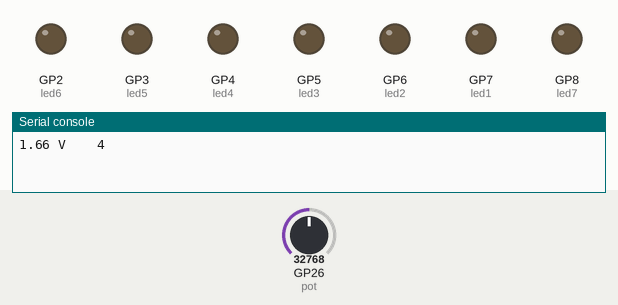
A program run on a simulated Raspberry Pi Pico running MicroPython. Shown: output pins drawn as LEDs (lit = HIGH), the last lines printed to the serial console. Dashed ring = blinking. The test bench sets the inputs (shaded band); at power-on: GP26 (pot) = 32768 (analog values on the 0–65535 scale).

Above: at 1.2 s.
1.3 s: GP26 (pot) set to 39008
At 2.02 s:
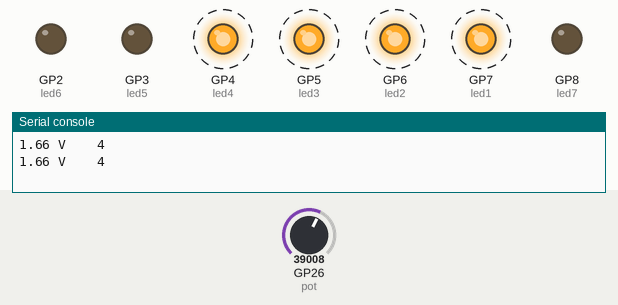
4.8 s: GP26 (pot) set to 40096
At 5.65 s:
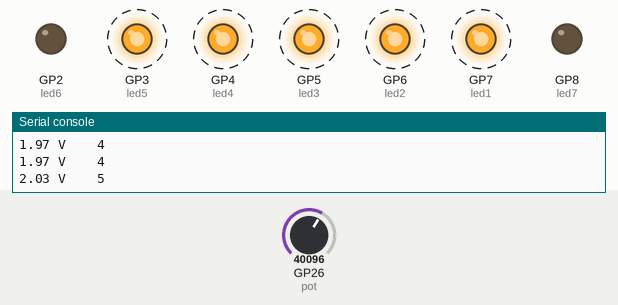
9.3 s: GP26 (pot) set to 48592
12.8 s: GP26 (pot) set to 50112
At 14.43 s:
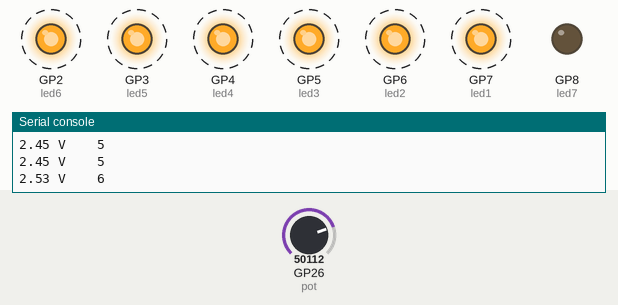
17.3 s: GP26 (pot) set to 58288
20.8 s: GP26 (pot) set to 60032
At 23.61 s:
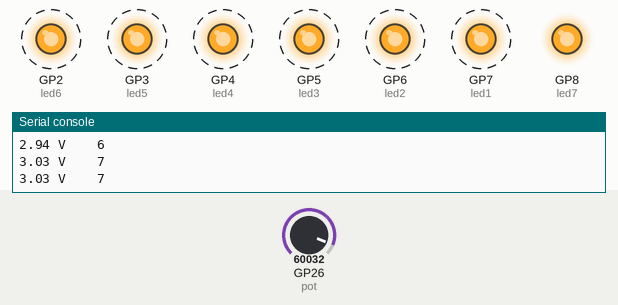
Timing chart, 0 to 25.3 s (numbered marks = the images above; inputs shaded):
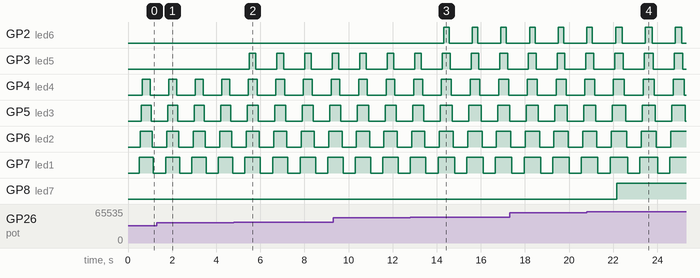

The program:

Pot_driven_level_led_strip.py
```python
from machine import Pin
from utime import sleep

led7 = machine.Pin((8), Pin.OUT)
led6 = machine.Pin((2), Pin.OUT)
led5 = machine.Pin((3), Pin.OUT)
led4 = machine.Pin((4), Pin.OUT)
led3 = machine.Pin((5), Pin.OUT)
led2 = machine.Pin((6), Pin.OUT)
led1 = machine.Pin((7), Pin.OUT)

pot = machine.ADC(26)

conversion_factor = 3.3 / 65335


delay = 0.2
small_delay = 0.05

leds = [led1, led2, led3, led4, led5, led6, led7]

while True:
    voltage = pot.read_u16() * conversion_factor
    display = int((voltage * 2) +  1)
    print(round(voltage,2),"V","\t",display)
    sleep(0.5)
    for i in range (0, display):
        leds[i].value(1)
        sleep(small_delay)
    sleep(delay)
    for t in range (5, -1, -1):
        leds[t].value(0)
        sleep(small_delay)
    
```

Measured:
- the behaviour switches between 39584 and 39600 on GP26 (pot) (found by bisection; images 1 and 2)
- the behaviour switches between 49488 and 49504 on GP26 (pot) (found by bisection; images 2 and 3)
- the behaviour switches between 59392 and 59408 on GP26 (pot) (found by bisection; images 3 and 4)
- after the input at 4.8 s, GP3 (led5): alternates HIGH for 0.30 s and LOW for 0.95 s, starting after 0.70 s
- after the input at 12.8 s, GP2 (led6): alternates HIGH for 0.25 s and LOW for 1.1 s, starting after 1.5 s
- after the input at 20.8 s, GP8 (led7): LOW → HIGH after 1.4 s
- by itself, GP4 (led4): alternates HIGH for 0.50 s and LOW for 0.85 s
- by itself, GP5 (led3): alternates HIGH for 0.60 s and LOW for 0.75 s
